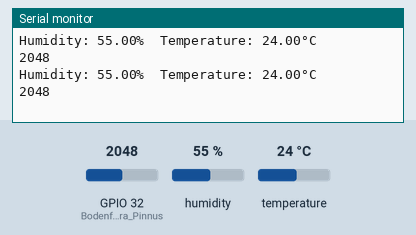
Recording of a sketch running on a simulated ESP32. Shown: the last lines printed to the serial monitor. The test bench sets the inputs (shaded band); at power-on: humidity 55 %, GPIO 32 (BodenfeuchtigkeitsSensora_Pinnus) = 2048, temperature 24 °C.

Above: at 4.8 s.
4.9 s: humidity set to 22 %
At 6.7 s:
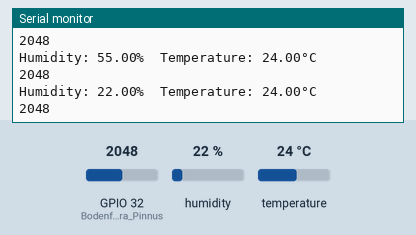
7.9 s: GPIO 32 (BodenfeuchtigkeitsSensora_Pinnus) set to 2866
At 8.5 s:
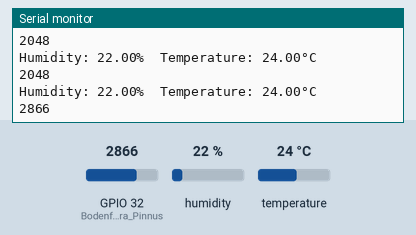
10.9 s: temperature set to 12 °C
At 13.1 s:
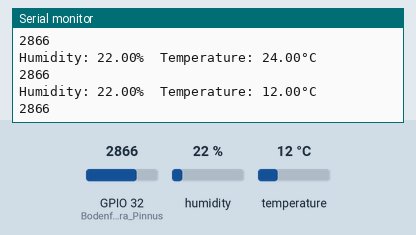
13.9 s: GPIO 32 (BodenfeuchtigkeitsSensora_Pinnus) set to 3603
At 14.9 s:
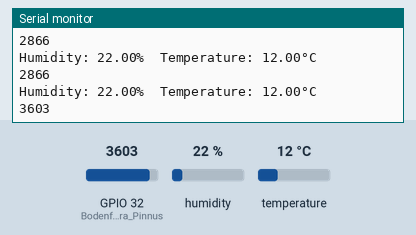
16.9 s: humidity set to 40 %
At 19.5 s:
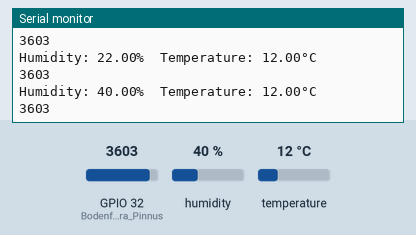
Timing chart, 0 to 20.9 s (numbered marks = the images above; inputs shaded):
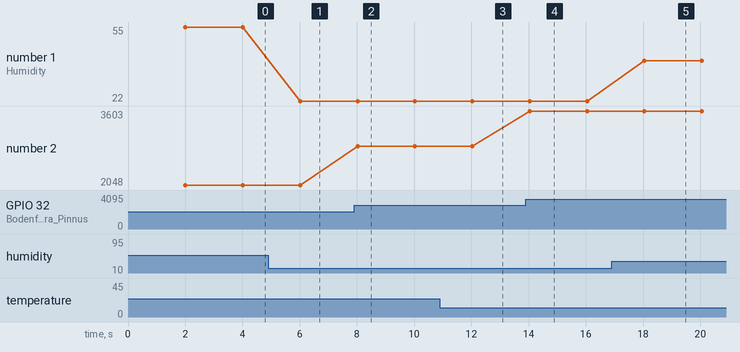

Measured:
- after the input at 4.9 s, the serial monitor: prints a new line after 1.1 s (image 1)
- after the input at 7.9 s, the serial monitor: prints a new line after 0.12 s (image 2)
- after the input at 10.9 s, the serial monitor: prints a new line after 1.1 s (image 3)
- after the input at 13.9 s, the serial monitor: prints a new line after 0.14 s (image 4)
- after the input at 16.9 s, the serial monitor: prints a new line after 1.2 s (image 5)
- plotted number 1: 55 → 22 after the input at 4.9 s, 22 → 40 after the input at 16.9 s
- plotted number 2: 2048 → 2866 after the input at 7.9 s, 2866 → 3603 after the input at 13.9 s

The sketch:

SHAB_-_02_-_Bodenfeuchtigkeitssensor.ino
```cpp
//----- TemperatureSensor -----

  // Example testing sketch for various DHT humidity/temperature sensors written by ladyada
  // REQUIRES the following Arduino libraries:
  // - DHT Sensor Library: https://github.com/adafruit/DHT-sensor-library
  // - Adafruit Unified Sensor Lib: https://github.com/adafruit/Adafruit_Sensor

  #include "DHT.h"

  #define DHTPIN 4     // Digital pin connected to the DHT sensor
  // Feather HUZZAH ESP8266 note: use pins 3, 4, 5, 12, 13 or 14 --
  // Pin 15 can work but DHT must be disconnected during program upload.

  // Uncomment whatever type you're using!
  //#define DHTTYPE DHT11   // DHT 11
  #define DHTTYPE DHT22   // DHT 22  (AM2302), AM2321
  //#define DHTTYPE DHT21   // DHT 21 (AM2301)

  // Connect pin 1 (on the left) of the sensor to +5V
  // NOTE: If using a board with 3.3V logic like an Arduino Due connect pin 1
  // to 3.3V instead of 5V!
  // Connect pin 2 of the sensor to whatever your DHTPIN is
  // Connect pin 4 (on the right) of the sensor to GROUND
  // Connect a 10K resistor from pin 2 (data) to pin 1 (power) of the sensor

  DHT dht(DHTPIN, DHTTYPE);


//----- BodenfeuchtigkeitsSensor -----

  #define BodenfeuchtigkeitsSensora_Pinnus 32

void setup() {

Serial.begin(9600);

//----- TemperatureSensor -----
  dht.begin();
}

void loop() {

  delay(2000);

//----- TemperatureSensor -----
  // Reading temperature or humidity takes about 250 milliseconds!
  // Sensor readings may also be up to 2 seconds 'old' (its a very slow sensor)
  float humiditaVallus = dht.readHumidity();
  // Read temperature as Celsius (the default)
  float temperaturaVallus = dht.readTemperature();

  if (isnan(humiditaVallus) || isnan(temperaturaVallus)) {
    Serial.println(F("Failed to read from DHT sensor!"));
    return;
  }

  // Compute heat index in Celsius (isFahreheit = false)
  //float hic = dht.computeHeatIndex(t, h, false);

  Serial.print(F("Humidity: "));
  Serial.print(humiditaVallus);
  Serial.print(F("%  Temperature: "));
  Serial.print(temperaturaVallus);
  Serial.print(F("°C "));
  Serial.print('\n');
//----- END TemperatureSensor -----


//----- BodenfeuchtigkeitsSensor -----
  int mudVallus = analogRead(BodenfeuchtigkeitsSensora_Pinnus);
  Serial.println(mudVallus);
//----- END BodenfeuchtigkeitsSensor -----


}
```
